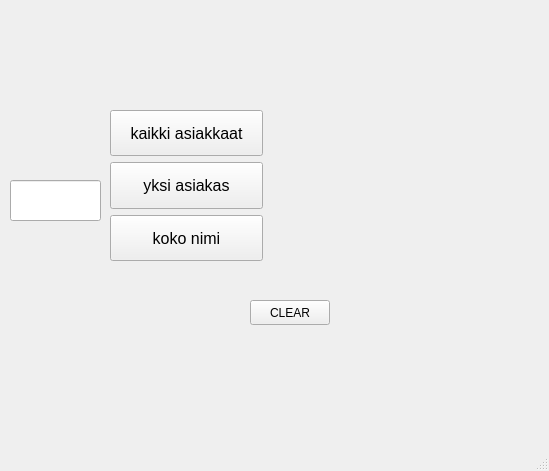
<?xml version="1.0" encoding="UTF-8"?>
<ui version="4.0">
 <class>MainWindow</class>
 <widget class="QMainWindow" name="MainWindow">
  <property name="geometry">
   <rect>
    <x>0</x>
    <y>0</y>
    <width>549</width>
    <height>471</height>
   </rect>
  </property>
  <property name="windowTitle">
   <string>MainWindow</string>
  </property>
  <widget class="QWidget" name="centralwidget">
   <widget class="QLabel" name="label">
    <property name="geometry">
     <rect>
      <x>280</x>
      <y>100</y>
      <width>241</width>
      <height>181</height>
     </rect>
    </property>
    <property name="font">
     <font>
      <pointsize>12</pointsize>
     </font>
    </property>
    <property name="text">
     <string/>
    </property>
   </widget>
   <widget class="QWidget" name="verticalLayoutWidget">
    <property name="geometry">
     <rect>
      <x>110</x>
      <y>110</y>
      <width>153</width>
      <height>151</height>
     </rect>
    </property>
    <layout class="QVBoxLayout" name="verticalLayout">
     <item>
      <widget class="QPushButton" name="btnGetAllPeople">
       <property name="sizePolicy">
        <sizepolicy hsizetype="Preferred" vsizetype="Preferred">
         <horstretch>0</horstretch>
         <verstretch>0</verstretch>
        </sizepolicy>
       </property>
       <property name="font">
        <font>
         <pointsize>12</pointsize>
        </font>
       </property>
       <property name="text">
        <string>kaikki asiakkaat</string>
       </property>
      </widget>
     </item>
     <item>
      <widget class="QPushButton" name="btnGetOnePerson">
       <property name="sizePolicy">
        <sizepolicy hsizetype="Preferred" vsizetype="Preferred">
         <horstretch>0</horstretch>
         <verstretch>0</verstretch>
        </sizepolicy>
       </property>
       <property name="font">
        <font>
         <pointsize>12</pointsize>
        </font>
       </property>
       <property name="text">
        <string>yksi asiakas</string>
       </property>
      </widget>
     </item>
     <item>
      <widget class="QPushButton" name="btnGetFullName">
       <property name="sizePolicy">
        <sizepolicy hsizetype="Preferred" vsizetype="Preferred">
         <horstretch>0</horstretch>
         <verstretch>0</verstretch>
        </sizepolicy>
       </property>
       <property name="font">
        <font>
         <pointsize>12</pointsize>
        </font>
       </property>
       <property name="text">
        <string>koko nimi</string>
       </property>
      </widget>
     </item>
    </layout>
   </widget>
   <widget class="QPushButton" name="clear">
    <property name="geometry">
     <rect>
      <x>250</x>
      <y>300</y>
      <width>80</width>
      <height>25</height>
     </rect>
    </property>
    <property name="text">
     <string>CLEAR</string>
    </property>
   </widget>
   <widget class="QLineEdit" name="lineEdit">
    <property name="geometry">
     <rect>
      <x>10</x>
      <y>180</y>
      <width>91</width>
      <height>41</height>
     </rect>
    </property>
    <property name="font">
     <font>
      <pointsize>12</pointsize>
     </font>
    </property>
   </widget>
  </widget>
  <widget class="QMenuBar" name="menubar">
   <property name="geometry">
    <rect>
     <x>0</x>
     <y>0</y>
     <width>549</width>
     <height>25</height>
    </rect>
   </property>
  </widget>
  <widget class="QStatusBar" name="statusbar"/>
 </widget>
 <resources/>
 <connections/>
</ui>
